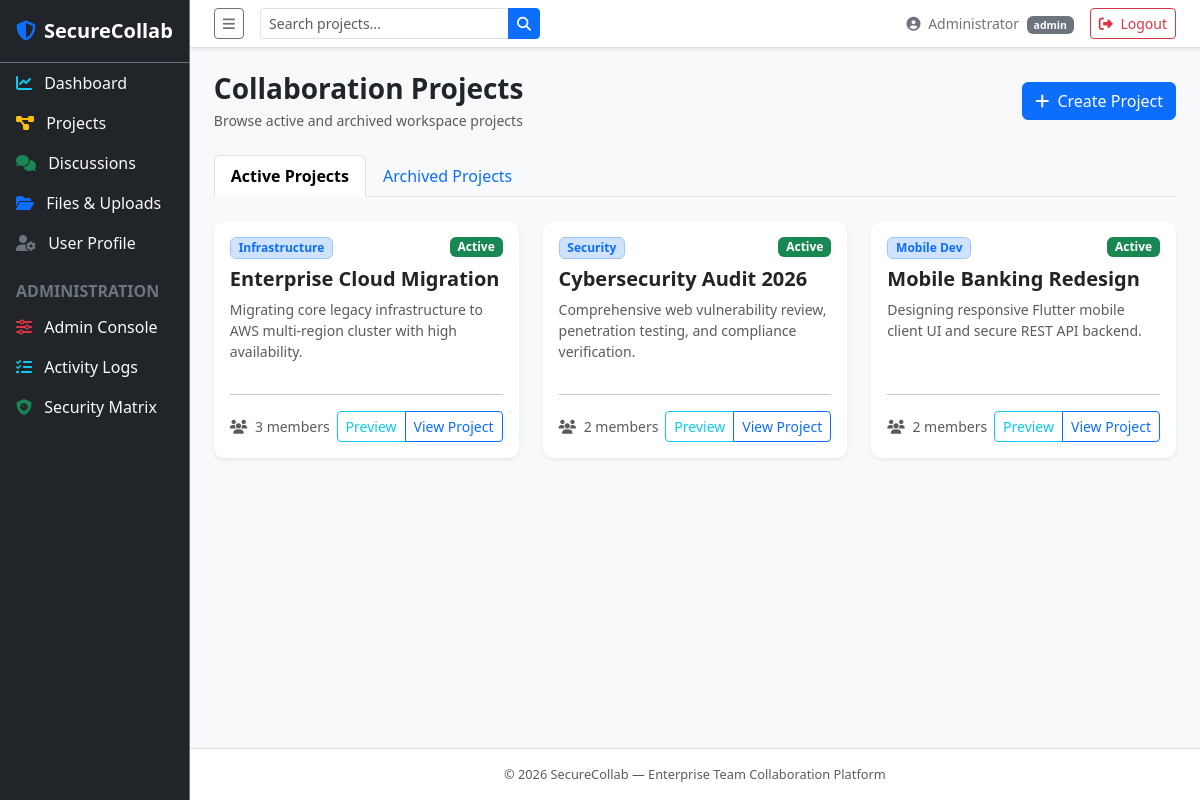
Page /projects/index.php (signed in) on the committed database.
### tables this page shows
CREATE TABLE `projects` (
  `id` INT AUTO_INCREMENT PRIMARY KEY,
  `title` VARCHAR(200) NOT NULL,
  `description` TEXT NOT NULL,
  `category` VARCHAR(50) DEFAULT 'General',
  `status` ENUM('active', 'archived') NOT NULL DEFAULT 'active',
  `created_by` INT NOT NULL,
  `created_at` DATETIME DEFAULT CURRENT_TIMESTAMP,
  `updated_at` DATETIME DEFAULT CURRENT_TIMESTAMP ON UPDATE CURRENT_TIMESTAMP,
  FOREIGN KEY (`created_by`) REFERENCES `users`(`id`) ON DELETE CASCADE
);

### includes/functions.php (called while the page is built, shortened)
<?php
function get_app_url() {
    $scriptName = $_SERVER["SCRIPT_NAME"];
    $base = str_replace("\\", "/", dirname($scriptName));
    if (strpos($base, "/securecollab-vulnerable") !== false) {
        return "/securecollab-vulnerable";
    }
    return "/securecollab-vulnerable";
}

### projects/index.php (the view, shortened to what this page needs)
<?php
require_once __DIR__ . "/../includes/header.php";
$db = get_db();
$statusFilter = $_GET["status"] ?? "active";
$stmt = $db->prepare("SELECT p.*, u.name as creator_name, (SELECT COUNT(*) FROM project_members pm WHERE pm.project_id = p.id) as member_count FROM projects p JOIN users u ON p.created_by = u.id WHERE p.status = ? ORDER BY p.created_at DESC");
$stmt->execute([$statusFilter]);
$projects = $stmt->fetchAll();
?>
<div class="d-flex justify-content-between align-items-center mb-4">
    <div>
        <h3 class="fw-bold mb-1">Collaboration Projects</h3>
        <p class="text-muted small mb-0">Browse active and archived workspace projects</p>
    </div>
    <a href="<?php echo $baseUrl; ?>/projects/create.php" class="btn btn-primary">
        <i class="fa-solid fa-plus me-1"></i> Create Project
    </a>
</div>
<ul class="nav nav-tabs mb-4">
    <li class="nav-item">
        <a class="nav-link <?php echo $statusFilter === "active" ? "active fw-bold" : ""; ?>" href="index.php?status=active">
            Active Projects
        </a>
    </li>
    <li class="nav-item">
        <a class="nav-link <?php echo $statusFilter === "archived" ? "active fw-bold" : ""; ?>" href="index.php?status=archived">
            Archived Projects
        </a>
    </li>
</ul>
<div class="row g-4">
    <?php foreach ($projects as $p): ?>
    <div class="col-md-4">
        <div class="card border-0 shadow-sm h-100">
            <div class="card-body d-flex flex-column">
                <div class="d-flex justify-content-between align-items-start mb-2">
                    <span class="badge bg-primary-subtle text-primary border border-primary-subtle"><?php echo htmlspecialchars($p["category"]); ?></span>
                    <span class="badge <?php echo $p["status"] === "active" ? "bg-success" : "bg-secondary"; ?>"><?php echo ucfirst($p["status"]); ?></span>
                </div>
                <h5 class="card-title fw-bold text-dark mb-2">
                    <a href="view.php?id=<?php echo $p["id"]; ?>" class="text-decoration-none text-dark"><?php echo htmlspecialchars($p["title"]); ?></a>
                </h5>
                <p class="card-text text-muted small flex-grow-1">
                    <?php echo htmlspecialchars(substr($p["description"], 0, 120)) . (strlen($p["description"]) > 120 ? "..." : ""); ?>
                </p>
                <hr class="my-3">
                <div class="d-flex justify-content-between align-items-center text-muted small">
                    <span><i class="fa-solid fa-users me-1"></i> <?php echo $p["member_count"]; ?> members</span>
                    <div class="btn-group">
                        <a href="preview.php?id=<?php echo $p["id"]; ?>" class="btn btn-sm btn-outline-info">Preview</a>
                        <a href="view.php?id=<?php echo $p["id"]; ?>" class="btn btn-sm btn-outline-primary">View Project</a>
                    </div>
                </div>
            </div>
        </div>
    </div>
    <?php endforeach; ?>
</div>
<?php require_once __DIR__ . "/../includes/footer.php"; ?>

### assets/css/style.css (style rules this page uses)
:root { --sidebar-width: 240px; --sidebar-bg: #1a202c; --primary: #3b82f6; --topbar-height: 56px; }
.card { border-radius: 10px; }

### rows in the picture
projects: category "Infrastructure", status "Active", title "Enterprise Cloud Migration", description "Migrating core legacy infrastructure to AWS multi-region cluster with high availability.", member_count "3"
projects: category "Security", status "Active", title "Cybersecurity Audit 2026", description "Comprehensive web vulnerability review, penetration testing, and compliance verification.", member_count "2"
projects: category "Mobile Dev", status "Active", title "Mobile Banking Redesign", description "Designing responsive Flutter mobile client UI and secure REST API backend.", member_count "2"

### other values in the picture
$user["name"] "Administrator"
$user["role"] "admin"
